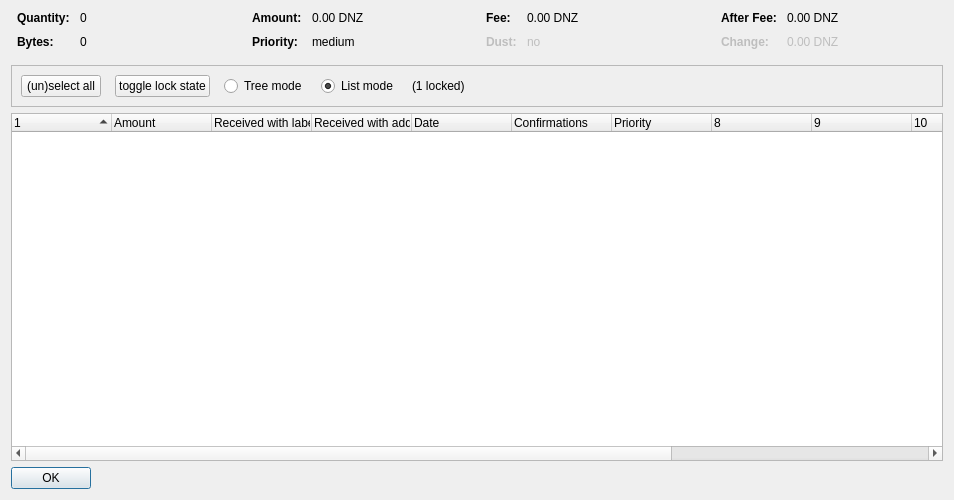
<?xml version="1.0" encoding="UTF-8"?>
<ui version="4.0">
 <class>CoinControlDialog</class>
 <widget class="QDialog" name="CoinControlDialog">
  <property name="geometry">
   <rect>
    <x>0</x>
    <y>0</y>
    <width>954</width>
    <height>500</height>
   </rect>
  </property>
  <property name="windowTitle">
   <string>Coin Selection</string>
  </property>
  <layout class="QVBoxLayout" name="verticalLayout">
   <item>
    <layout class="QHBoxLayout" name="horizontalLayoutTop" stretch="0,0,0,0">
     <property name="topMargin">
      <number>0</number>
     </property>
     <property name="bottomMargin">
      <number>10</number>
     </property>
     <item>
      <layout class="QFormLayout" name="formLayoutCoinControl1">
       <property name="horizontalSpacing">
        <number>10</number>
       </property>
       <property name="verticalSpacing">
        <number>10</number>
       </property>
       <property name="leftMargin">
        <number>6</number>
       </property>
       <property name="rightMargin">
        <number>6</number>
       </property>
       <item row="0" column="0">
        <widget class="QLabel" name="labelCoinControlQuantityText">
         <property name="font">
          <font>
           <weight>75</weight>
           <bold>true</bold>
          </font>
         </property>
         <property name="text">
          <string>Quantity:</string>
         </property>
        </widget>
       </item>
       <item row="0" column="1">
        <widget class="QLabel" name="labelCoinControlQuantity">
         <property name="cursor">
          <cursorShape>IBeamCursor</cursorShape>
         </property>
         <property name="contextMenuPolicy">
          <enum>Qt::ActionsContextMenu</enum>
         </property>
         <property name="text">
          <string notr="true">0</string>
         </property>
         <property name="textInteractionFlags">
          <set>Qt::LinksAccessibleByMouse|Qt::TextSelectableByKeyboard|Qt::TextSelectableByMouse</set>
         </property>
        </widget>
       </item>
       <item row="1" column="0">
        <widget class="QLabel" name="labelCoinControlBytesText">
         <property name="font">
          <font>
           <weight>75</weight>
           <bold>true</bold>
          </font>
         </property>
         <property name="text">
          <string>Bytes:</string>
         </property>
        </widget>
       </item>
       <item row="1" column="1">
        <widget class="QLabel" name="labelCoinControlBytes">
         <property name="cursor">
          <cursorShape>IBeamCursor</cursorShape>
         </property>
         <property name="contextMenuPolicy">
          <enum>Qt::ActionsContextMenu</enum>
         </property>
         <property name="text">
          <string notr="true">0</string>
         </property>
         <property name="textInteractionFlags">
          <set>Qt::LinksAccessibleByMouse|Qt::TextSelectableByKeyboard|Qt::TextSelectableByMouse</set>
         </property>
        </widget>
       </item>
      </layout>
     </item>
     <item>
      <layout class="QFormLayout" name="formLayoutCoinControl2">
       <property name="horizontalSpacing">
        <number>10</number>
       </property>
       <property name="verticalSpacing">
        <number>10</number>
       </property>
       <property name="leftMargin">
        <number>6</number>
       </property>
       <property name="rightMargin">
        <number>6</number>
       </property>
       <item row="0" column="0">
        <widget class="QLabel" name="labelCoinControlAmountText">
         <property name="font">
          <font>
           <weight>75</weight>
           <bold>true</bold>
          </font>
         </property>
         <property name="text">
          <string>Amount:</string>
         </property>
        </widget>
       </item>
       <item row="0" column="1">
        <widget class="QLabel" name="labelCoinControlAmount">
         <property name="cursor">
          <cursorShape>IBeamCursor</cursorShape>
         </property>
         <property name="contextMenuPolicy">
          <enum>Qt::ActionsContextMenu</enum>
         </property>
         <property name="text">
          <string notr="true">0.00 DNZ</string>
         </property>
         <property name="textInteractionFlags">
          <set>Qt::LinksAccessibleByMouse|Qt::TextSelectableByKeyboard|Qt::TextSelectableByMouse</set>
         </property>
        </widget>
       </item>
       <item row="1" column="0">
        <widget class="QLabel" name="labelCoinControlPriorityText">
         <property name="font">
          <font>
           <weight>75</weight>
           <bold>true</bold>
          </font>
         </property>
         <property name="text">
          <string>Priority:</string>
         </property>
        </widget>
       </item>
       <item row="1" column="1">
        <widget class="QLabel" name="labelCoinControlPriority">
         <property name="cursor">
          <cursorShape>IBeamCursor</cursorShape>
         </property>
         <property name="contextMenuPolicy">
          <enum>Qt::ActionsContextMenu</enum>
         </property>
         <property name="text">
          <string>medium</string>
         </property>
         <property name="textInteractionFlags">
          <set>Qt::LinksAccessibleByMouse|Qt::TextSelectableByKeyboard|Qt::TextSelectableByMouse</set>
         </property>
        </widget>
       </item>
      </layout>
     </item>
     <item>
      <layout class="QFormLayout" name="formLayoutCoinControl3">
       <property name="horizontalSpacing">
        <number>10</number>
       </property>
       <property name="verticalSpacing">
        <number>10</number>
       </property>
       <property name="leftMargin">
        <number>6</number>
       </property>
       <property name="rightMargin">
        <number>6</number>
       </property>
       <item row="0" column="0">
        <widget class="QLabel" name="labelCoinControlFeeText">
         <property name="font">
          <font>
           <weight>75</weight>
           <bold>true</bold>
          </font>
         </property>
         <property name="text">
          <string>Fee:</string>
         </property>
        </widget>
       </item>
       <item row="0" column="1">
        <widget class="QLabel" name="labelCoinControlFee">
         <property name="cursor">
          <cursorShape>IBeamCursor</cursorShape>
         </property>
         <property name="contextMenuPolicy">
          <enum>Qt::ActionsContextMenu</enum>
         </property>
         <property name="text">
          <string notr="true">0.00 DNZ</string>
         </property>
         <property name="textInteractionFlags">
          <set>Qt::LinksAccessibleByMouse|Qt::TextSelectableByKeyboard|Qt::TextSelectableByMouse</set>
         </property>
        </widget>
       </item>
       <item row="1" column="0">
        <widget class="QLabel" name="labelCoinControlLowOutputText">
         <property name="enabled">
          <bool>false</bool>
         </property>
         <property name="font">
          <font>
           <weight>75</weight>
           <bold>true</bold>
          </font>
         </property>
         <property name="text">
          <string>Dust:</string>
         </property>
        </widget>
       </item>
       <item row="1" column="1">
        <widget class="QLabel" name="labelCoinControlLowOutput">
         <property name="enabled">
          <bool>false</bool>
         </property>
         <property name="cursor">
          <cursorShape>IBeamCursor</cursorShape>
         </property>
         <property name="contextMenuPolicy">
          <enum>Qt::ActionsContextMenu</enum>
         </property>
         <property name="text">
          <string>no</string>
         </property>
         <property name="textInteractionFlags">
          <set>Qt::LinksAccessibleByMouse|Qt::TextSelectableByKeyboard|Qt::TextSelectableByMouse</set>
         </property>
        </widget>
       </item>
      </layout>
     </item>
     <item>
      <layout class="QFormLayout" name="formLayoutCoinControl4">
       <property name="horizontalSpacing">
        <number>10</number>
       </property>
       <property name="verticalSpacing">
        <number>10</number>
       </property>
       <property name="leftMargin">
        <number>6</number>
       </property>
       <property name="rightMargin">
        <number>6</number>
       </property>
       <item row="0" column="0">
        <widget class="QLabel" name="labelCoinControlAfterFeeText">
         <property name="font">
          <font>
           <weight>75</weight>
           <bold>true</bold>
          </font>
         </property>
         <property name="text">
          <string>After Fee:</string>
         </property>
        </widget>
       </item>
       <item row="0" column="1">
        <widget class="QLabel" name="labelCoinControlAfterFee">
         <property name="cursor">
          <cursorShape>IBeamCursor</cursorShape>
         </property>
         <property name="contextMenuPolicy">
          <enum>Qt::ActionsContextMenu</enum>
         </property>
         <property name="text">
          <string notr="true">0.00 DNZ</string>
         </property>
         <property name="textInteractionFlags">
          <set>Qt::LinksAccessibleByMouse|Qt::TextSelectableByKeyboard|Qt::TextSelectableByMouse</set>
         </property>
        </widget>
       </item>
       <item row="1" column="0">
        <widget class="QLabel" name="labelCoinControlChangeText">
         <property name="enabled">
          <bool>false</bool>
         </property>
         <property name="font">
          <font>
           <weight>75</weight>
           <bold>true</bold>
          </font>
         </property>
         <property name="text">
          <string>Change:</string>
         </property>
        </widget>
       </item>
       <item row="1" column="1">
        <widget class="QLabel" name="labelCoinControlChange">
         <property name="enabled">
          <bool>false</bool>
         </property>
         <property name="cursor">
          <cursorShape>IBeamCursor</cursorShape>
         </property>
         <property name="contextMenuPolicy">
          <enum>Qt::ActionsContextMenu</enum>
         </property>
         <property name="text">
          <string notr="true">0.00 DNZ</string>
         </property>
         <property name="textInteractionFlags">
          <set>Qt::LinksAccessibleByMouse|Qt::TextSelectableByKeyboard|Qt::TextSelectableByMouse</set>
         </property>
        </widget>
       </item>
      </layout>
     </item>
    </layout>
   </item>
   <item>
    <widget class="QFrame" name="frame">
     <property name="minimumSize">
      <size>
       <width>0</width>
       <height>40</height>
      </size>
     </property>
     <property name="frameShape">
      <enum>QFrame::StyledPanel</enum>
     </property>
     <property name="frameShadow">
      <enum>QFrame::Sunken</enum>
     </property>
     <layout class="QHBoxLayout" name="horizontalLayout">
      <item>
       <layout class="QHBoxLayout" name="horizontalLayoutPanel" stretch="0,0,0,0,0,0">
        <property name="spacing">
         <number>14</number>
        </property>
        <item>
         <widget class="QPushButton" name="pushButtonSelectAll">
          <property name="sizePolicy">
           <sizepolicy hsizetype="Maximum" vsizetype="Fixed">
            <horstretch>0</horstretch>
            <verstretch>0</verstretch>
           </sizepolicy>
          </property>
          <property name="text">
           <string>(un)select all</string>
          </property>
          <property name="autoDefault">
           <bool>false</bool>
          </property>
         </widget>
        </item>
        <item>
         <widget class="QPushButton" name="pushButtonToggleLock">
          <property name="sizePolicy">
           <sizepolicy hsizetype="Maximum" vsizetype="Fixed">
            <horstretch>0</horstretch>
            <verstretch>0</verstretch>
           </sizepolicy>
          </property>
          <property name="text">
           <string>toggle lock state</string>
          </property>
          <property name="autoDefault">
           <bool>false</bool>
          </property>
         </widget>
        </item>
        <item>
         <widget class="QRadioButton" name="radioTreeMode">
          <property name="sizePolicy">
           <sizepolicy hsizetype="Maximum" vsizetype="Fixed">
            <horstretch>0</horstretch>
            <verstretch>0</verstretch>
           </sizepolicy>
          </property>
          <property name="text">
           <string>Tree mode</string>
          </property>
         </widget>
        </item>
        <item>
         <widget class="QRadioButton" name="radioListMode">
          <property name="sizePolicy">
           <sizepolicy hsizetype="Maximum" vsizetype="Fixed">
            <horstretch>0</horstretch>
            <verstretch>0</verstretch>
           </sizepolicy>
          </property>
          <property name="text">
           <string>List mode</string>
          </property>
          <property name="checked">
           <bool>true</bool>
          </property>
         </widget>
        </item>
        <item>
         <widget class="QLabel" name="labelLocked">
          <property name="text">
           <string>(1 locked)</string>
          </property>
         </widget>
        </item>
        <item>
         <spacer name="horizontalSpacer">
          <property name="orientation">
           <enum>Qt::Horizontal</enum>
          </property>
          <property name="sizeHint" stdset="0">
           <size>
            <width>40</width>
            <height>20</height>
           </size>
          </property>
         </spacer>
        </item>
       </layout>
      </item>
     </layout>
    </widget>
   </item>
   <item>
    <widget class="CoinControlTreeWidget" name="treeWidget">
     <property name="contextMenuPolicy">
      <enum>Qt::CustomContextMenu</enum>
     </property>
     <property name="sortingEnabled">
      <bool>false</bool>
     </property>
     <property name="columnCount">
      <number>13</number>
     </property>
     <attribute name="headerShowSortIndicator" stdset="0">
      <bool>true</bool>
     </attribute>
     <attribute name="headerStretchLastSection">
      <bool>false</bool>
     </attribute>
     <column>
      <property name="text">
       <string/>
      </property>
     </column>
     <column>
      <property name="text">
       <string>Amount</string>
      </property>
     </column>
     <column>
      <property name="text">
       <string>Received with label</string>
      </property>
     </column>
     <column>
      <property name="text">
       <string>Received with address</string>
      </property>
     </column>
     <column>
      <property name="text">
       <string>Date</string>
      </property>
     </column>
     <column>
      <property name="text">
       <string>Confirmations</string>
      </property>
      <property name="toolTip">
       <string>Confirmed</string>
      </property>
     </column>
     <column>
      <property name="text">
       <string>Priority</string>
      </property>
     </column>
     <column>
      <property name="text">
       <string/>
      </property>
     </column>
     <column>
      <property name="text">
       <string/>
      </property>
     </column>
     <column>
      <property name="text">
       <string/>
      </property>
     </column>
     <column>
      <property name="text">
       <string/>
      </property>
     </column>
     <column>
      <property name="text">
       <string/>
      </property>
     </column>
    </widget>
   </item>
   <item>
    <widget class="QDialogButtonBox" name="buttonBox">
     <property name="sizePolicy">
      <sizepolicy hsizetype="Maximum" vsizetype="Fixed">
       <horstretch>0</horstretch>
       <verstretch>0</verstretch>
      </sizepolicy>
     </property>
     <property name="orientation">
      <enum>Qt::Horizontal</enum>
     </property>
     <property name="standardButtons">
      <set>QDialogButtonBox::Ok</set>
     </property>
    </widget>
   </item>
  </layout>
 </widget>
 <customwidgets>
  <customwidget>
   <class>CoinControlTreeWidget</class>
   <extends>QTreeWidget</extends>
   <header>coincontroltreewidget.h</header>
  </customwidget>
 </customwidgets>
 <resources/>
 <connections/>
</ui>
